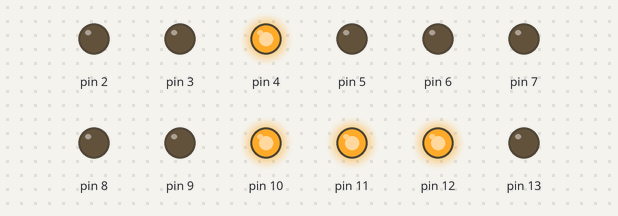
Recording of a sketch running on a simulated Arduino Uno, built with avr-gcc and run on an emulated ATmega328P. Parts: output pins drawn as LEDs (lit = HIGH).

Above: at 5.0 s.
At 12.5 s:
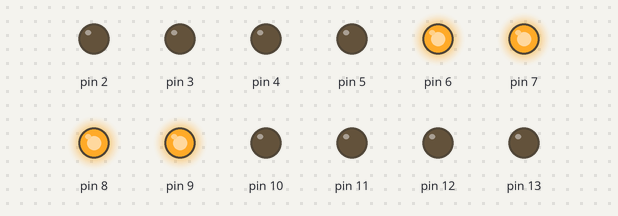
At 20.0 s:
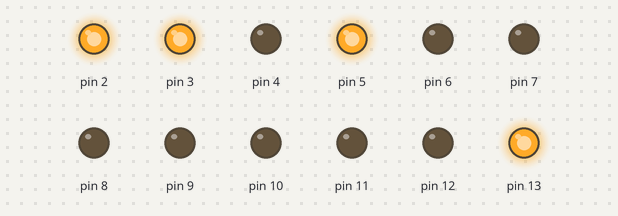
Timing chart, 0 to 32.5 s (numbered marks = the images above):
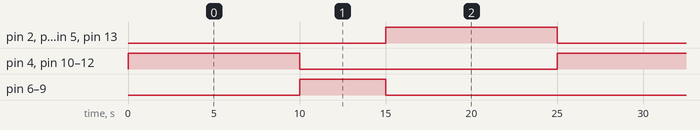

The sketch:

traffic_lights1.ino
```cpp
// C++ code
//
void setup()
{
  pinMode(13, OUTPUT);
  pinMode(12, OUTPUT);
  pinMode(11, OUTPUT);
  pinMode(10, OUTPUT);
  pinMode(9, OUTPUT);
  pinMode(8,OUTPUT);
  pinMode(7,OUTPUT);
  pinMode(6,OUTPUT);
  pinMode(5,OUTPUT);
  pinMode(4,OUTPUT);
  pinMode(3,OUTPUT);
  pinMode(2,OUTPUT);

}

void loop()
{
  digitalWrite(13, LOW);
  digitalWrite(12, HIGH);
  digitalWrite(11,HIGH);
  digitalWrite(10,HIGH);
  digitalWrite(9,LOW);
  digitalWrite(8,LOW);
  digitalWrite(7,LOW);
  digitalWrite(6,LOW);
  digitalWrite(5,LOW);
  digitalWrite(4,HIGH);
  digitalWrite(3,LOW);
  digitalWrite(2,LOW);
  delay(10000);
  digitalWrite(13, LOW);
  digitalWrite(12, LOW);
  digitalWrite(11,LOW);
  digitalWrite(10,LOW);
  digitalWrite(9,HIGH);
  digitalWrite(8,HIGH);
  digitalWrite(7,HIGH);
  digitalWrite(6,HIGH);
  digitalWrite(5,LOW);
  digitalWrite(4,LOW);
  digitalWrite(3,LOW);
  digitalWrite(2,LOW);
  delay(5000);
  digitalWrite(5,HIGH);
  digitalWrite(13,HIGH);
  digitalWrite(3,HIGH);
  digitalWrite(2,HIGH);
  digitalWrite(9,LOW);
  digitalWrite(8,LOW);
  digitalWrite(7,LOW);
  digitalWrite(6,LOW);
  digitalWrite(12, LOW);
  digitalWrite(11,LOW);
  digitalWrite(10,LOW);
  digitalWrite(4,LOW);

  delay(10000);

}
```

Measured:
- by itself, pin 2–5, pin 10–13: alternates HIGH for 10.0 s and LOW for 15.0 s
- by itself, pin 6–9: alternates HIGH for 5.0 s and LOW for 20.0 s
- by itself, everything shown: repeats every 25.0 s, in 3 steps
